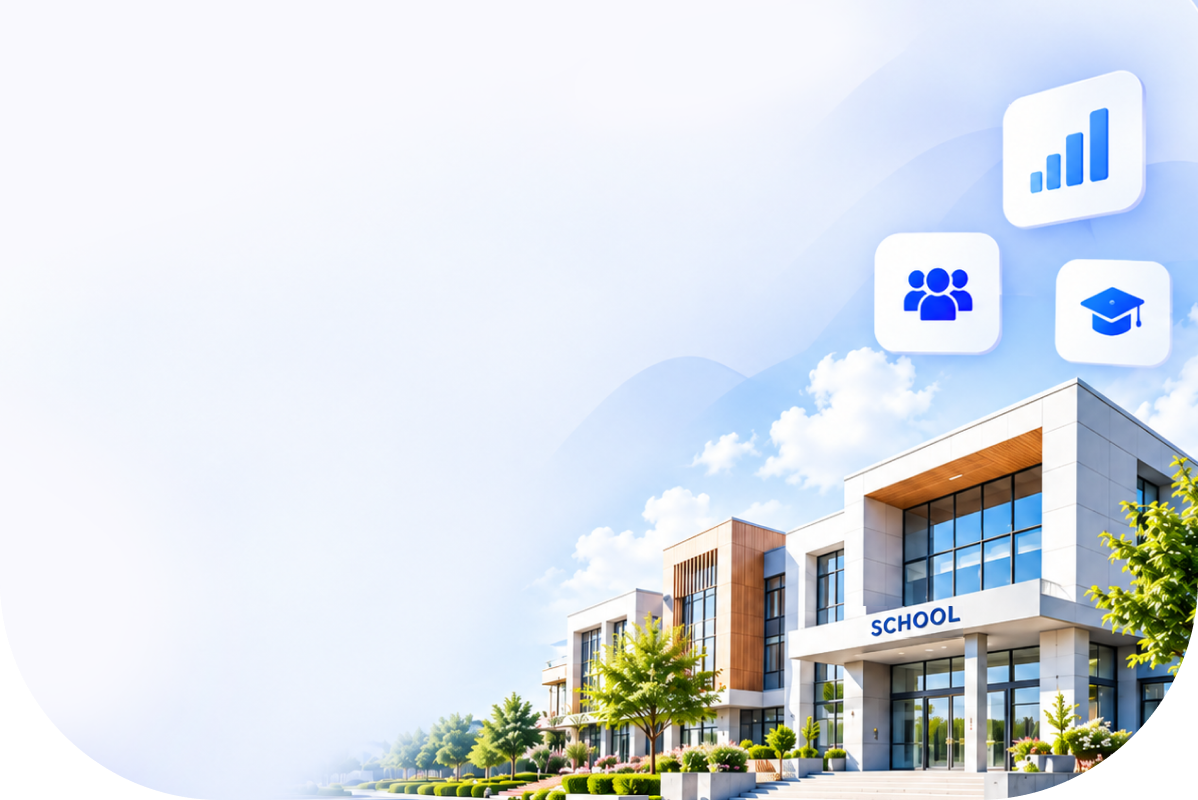
#> input picture school-hero-animation/assets/hero-source.png, 1198 x 800 px
$ python foliage.py
#> lines starting #> are read from the running program, lines starting #| are printed output that depends on the picture; after the words box and inside, x2 and y2 are one past the last pixel; in counts of white or black regions, pixels touching at a corner belong together
"""Step 3: foliage overlays (exact original pixels of each tree / hedge group, feathered) and the foreground strip
(planter box and hedges in front of the walking students). The base underneath keeps the same pixels, so a
small sway never shows a hole."""
import json, numpy as np, cv2
from PIL import Image
ROOT = __file__.rsplit('/tools/', 1)[0]
L = f'{ROOT}/assets/layers'
src = np.asarray(Image.open(f'{ROOT}/assets/hero-source.png').convert('RGBA')).astype(np.float32)
H, W = src.shape[:2]
#> H = 800; W = 1198
I = src[..., :3].astype(np.uint8)
hsv = cv2.cvtColor(I, cv2.COLOR_RGB2HSV).astype(np.float32)
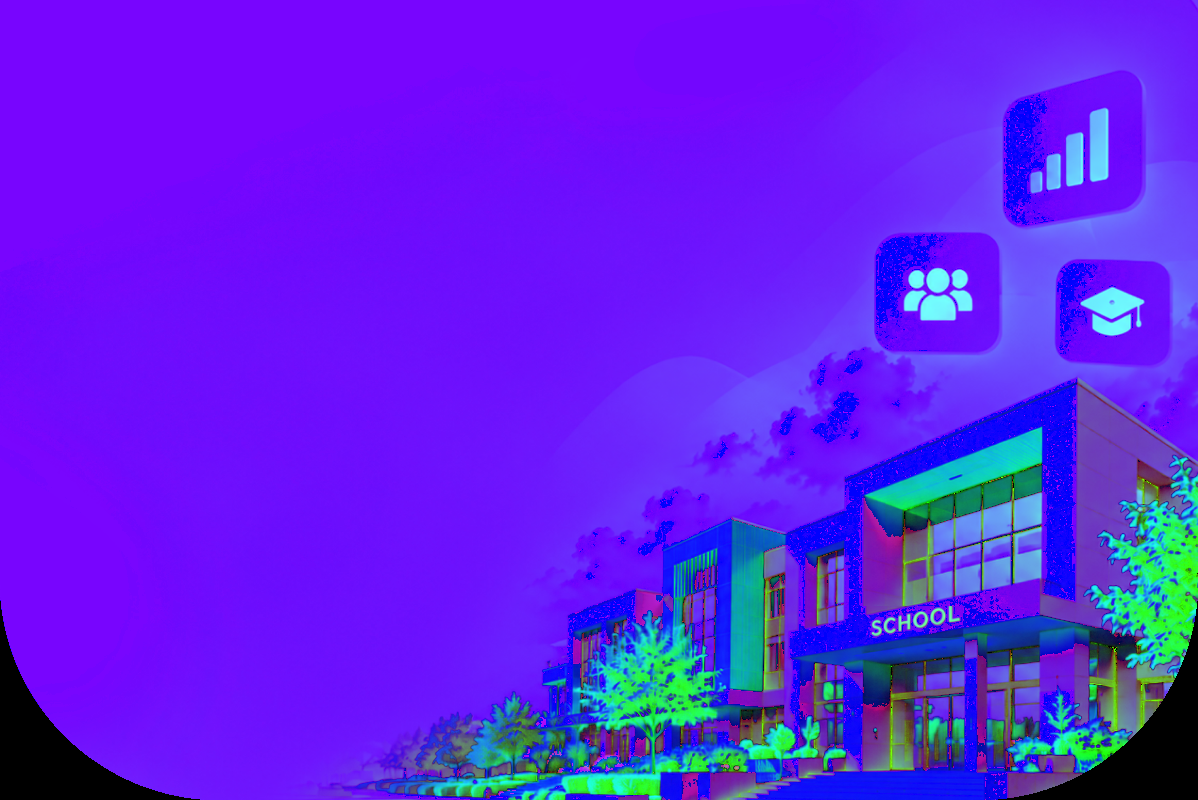
#> hsv: shape (800, 1198, 3) float32; mean R, G, B 96.3, 34.3, 232.2
green = (hsv[..., 0] > 22) & (hsv[..., 0] < 95) & (hsv[..., 1] > 55) & (hsv[..., 2] > 50)
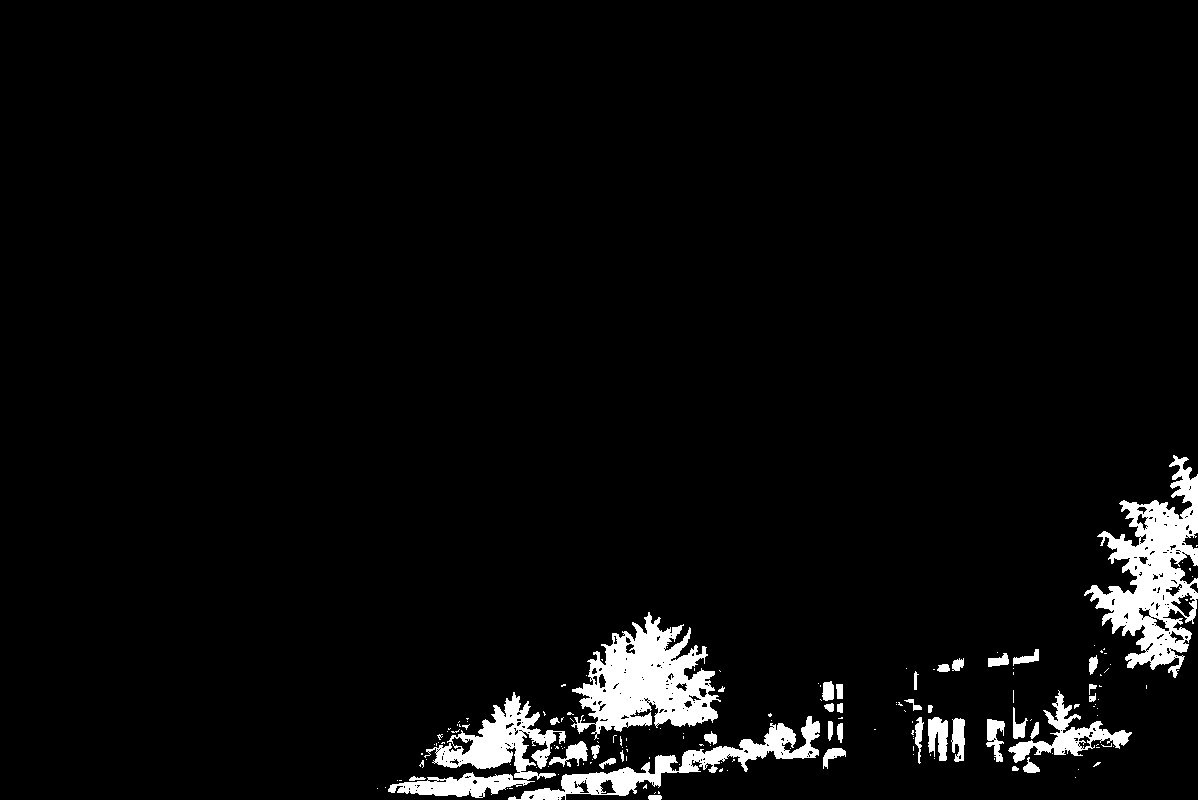
#> green: shape (800, 1198) bool; 4.1% white; 166 white regions (127 under 20 px), largest, box (x1, y1, x2, y2) and area: (1084, 455, 1198, 678) 10658, (571, 612, 721, 740) 9768, (388, 692, 566, 798) 6403
pink = ((hsv[..., 0] > 150) | (hsv[..., 0] < 8)) & (hsv[..., 1] > 30) & (hsv[..., 2] > 150)   # flowers
#> pink: shape (800, 1198) bool; 0.15% white; 89 white regions (75 under 20 px), largest, box (x1, y1, x2, y2) and area: (732, 521, 752, 555) 278, (865, 499, 893, 534) 166, (593, 755, 627, 772) 157
leafy = green | pink
#> leafy: shape (800, 1198) bool; 4.3% white; 246 white regions (198 under 20 px), largest, box (x1, y1, x2, y2) and area: (1084, 455, 1198, 678) 10658, (571, 612, 721, 740) 9768, (388, 692, 588, 798) 6900
# groups: box (x0, y0, x1, y1) and how strongly it sways (1 = tree, 0.4 = hedges)
GROUPS = {
    'tree_right':  ((1078, 440, 1198, 700), 1.0),
    'tree_medium': ((570, 600, 735, 770), 1.0),
    'trees_left':  ((300, 680, 575, 792), 0.8),
    'plants_door': ((760, 690, 870, 768), 0.6),
    'plants_right':((1000, 690, 1130, 790), 0.6),
    'hedges':      ((300, 740, 760, 800), 0.4),
}
info = {}
taken = np.zeros((H, W), bool)
for name, ((x0, y0, x1, y1), amp) in GROUPS.items():
    m = np.zeros((H, W), bool); m[y0:y1, x0:x1] = leafy[y0:y1, x0:x1] & ~taken[y0:y1, x0:x1]
    m = cv2.morphologyEx(m.astype(np.uint8), cv2.MORPH_CLOSE, np.ones((3, 3), np.uint8)).astype(bool)
    n, lab, st, _ = cv2.connectedComponentsWithStats(m.astype(np.uint8))
    m = np.isin(lab, [i for i in range(1, n) if st[i, 4] > 25])
    taken |= m
    a = cv2.GaussianBlur(m.astype(np.float32), (0, 0), 0.8) * (src[..., 3] / 255)
    ys, xs = np.where(a > 0.02); bx0, bx1, by0, by1 = xs.min(), xs.max() + 1, ys.min(), ys.max() + 1
    out = np.dstack([I[by0:by1, bx0:bx1].astype(np.float32), a[by0:by1, bx0:bx1] * 255])
    Image.fromarray(np.clip(out + .5, 0, 255).astype(np.uint8)).save(f'{L}/foliage_{name}.png')
    info[name] = dict(file=f'assets/layers/foliage_{name}.png', x=int(bx0), y=int(by0), w=int(bx1 - bx0), h=int(by1 - by0), amp=amp)
#> this loop made 6 passes
#> (n, bx0, bx1, by0, by1) on passes 1 to 6: (13, 1083, 1198, 454, 702), (25, 568, 737, 611, 772), (16, 386, 577, 691, 794), (11, 758, 848, 688, 769), (16, 998, 1132, 689, 775), (26, 390, 762, 738, 800)
#> lab: shape (800, 1198) int32; 26 distinct labels, from 0 to 25
#> m: shape (800, 1198) bool; 0.31% white; 4 white regions, box (x1, y1, x2, y2) and area: (491, 769, 701, 800) 2120, (735, 740, 760, 772) 463, (391, 792, 485, 798) 296, (648, 791, 662, 800) 86
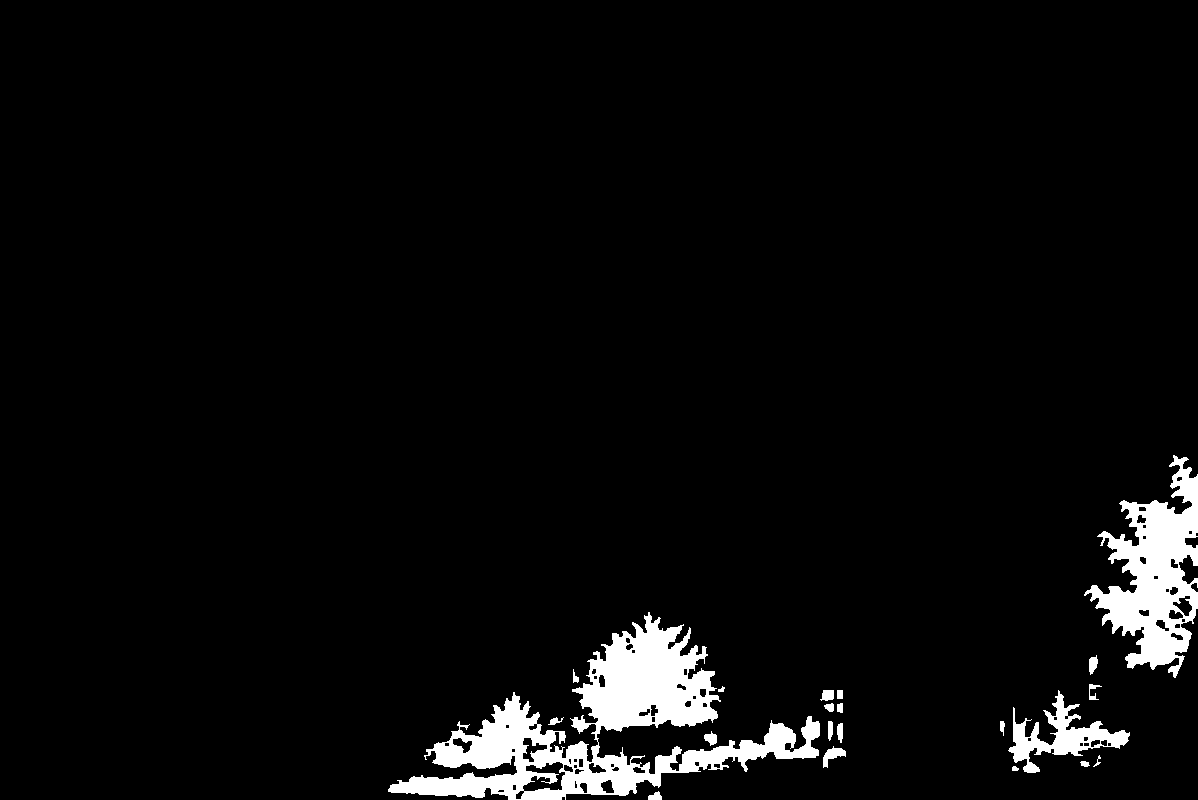
#> taken: shape (800, 1198) bool; 4.3% white; 21 white regions, largest, box (x1, y1, x2, y2) and area: (388, 612, 820, 800) 24954, (1084, 455, 1198, 678) 11422, (1008, 690, 1130, 773) 3107
#> after the loop, info = 6 items
# foreground: planter box + hedges left of the steps (students walk up the steps just right of it)
FG = (600, 748, 762, 800)
fg = np.zeros((H, W), np.float32); fg[FG[1]:FG[3], FG[0]:FG[2]] = 1
#> after `fg = np.zeros((H, W), np.float32)`: fg: shape (800, 1198) float32; every value is 0
#> after `fg[FG[1]:FG[3], FG[0]:FG[2]] = 1`:
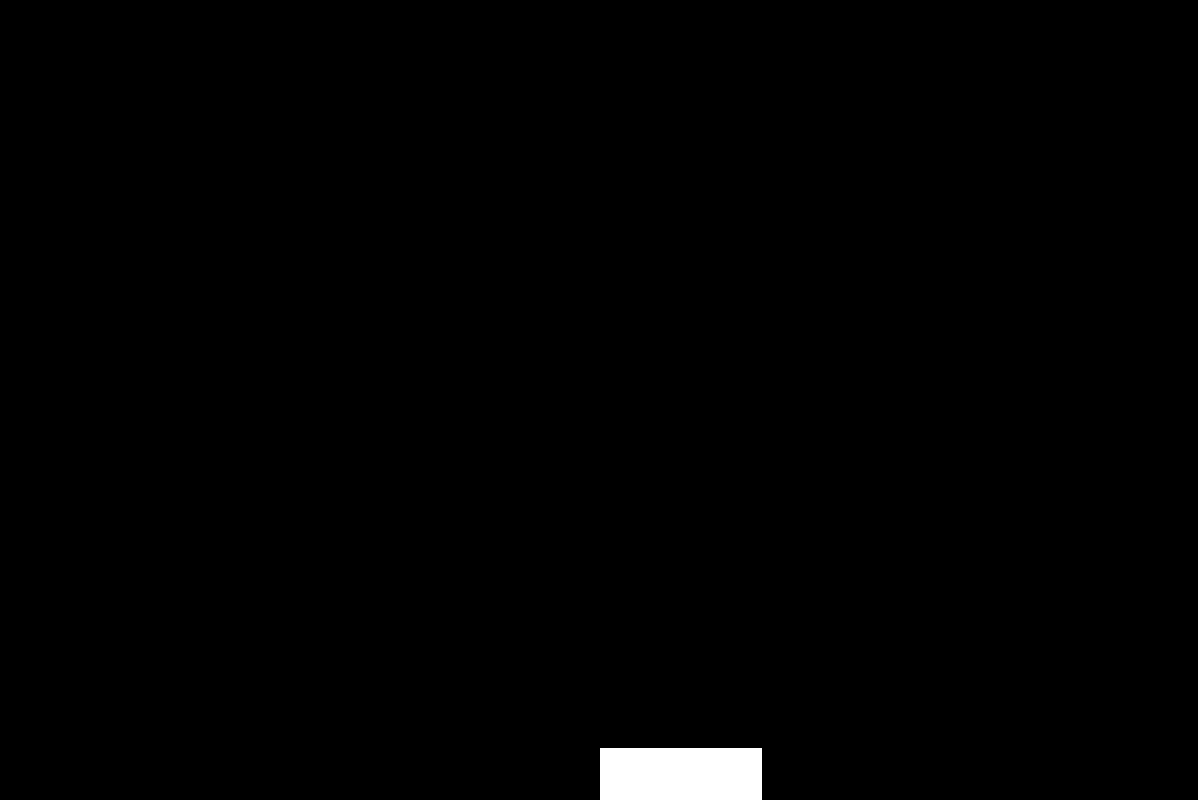
#> fg: shape (800, 1198) float32; values 0 (black) and 1 (white), 0.88% white; 1 white region, box (x1, y1, x2, y2) and area: (600, 748, 762, 800) 8424
fg[FG[1]:FG[3], FG[2] - 2:FG[2]] = 0.5
#> fg: shape (800, 1198) float32; 0.01% of pixels changed, all inside (x1, y1, x2, y2) = (760, 748, 762, 800)
fg = fg * (src[..., 3] / 255)
x0, y0, x1, y1 = FG
out = np.dstack([I[y0:y1, x0:x1].astype(np.float32), fg[y0:y1, x0:x1] * 255])
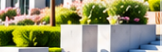
#> out: shape (52, 162, 4) float32; mean R, G, B, A 147.2, 147.4, 110.1, 253.4; transparent parts drawn white
Image.fromarray(np.clip(out + .5, 0, 255).astype(np.uint8)).save(f'{L}/foreground.png')
info['foreground'] = dict(file='assets/layers/foreground.png', x=x0, y=y0, w=x1 - x0, h=y1 - y0)
json.dump(info, open(f'{ROOT}/tools/foliage_layers.json', 'w'), indent=1)
print(json.dumps(info))
#> (printed output is left out)
